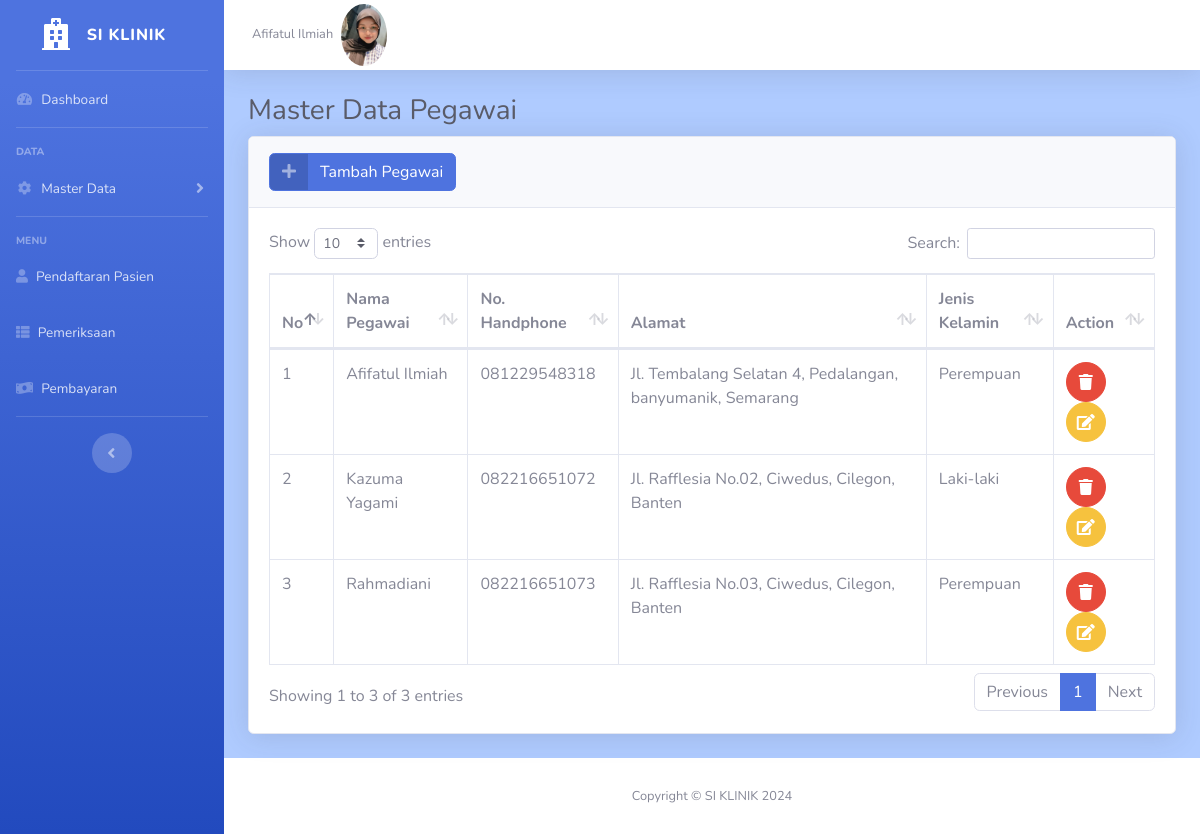
/pegawai/index.php (signed in), run on the app's committed database.
### tables this page shows
CREATE TABLE `user` (
  `id` int(11) NOT NULL,
  `id_pegawai` int(11) NOT NULL,
  `username` varchar(255) NOT NULL,
  `password` varchar(255) NOT NULL,
  `level` varchar(255) NOT NULL
);

CREATE TABLE `pegawai` (
  `id` int(11) NOT NULL,
  `nama_pegawai` varchar(255) NOT NULL,
  `nohp` varchar(12) NOT NULL,
  `alamat` varchar(255) NOT NULL,
  `jk` varchar(255) NOT NULL
);

### pegawai/function.php (called while the page is built, shortened)
<?php
require "../koneksi.php";
function select($query)
{
    global $conn;
    $sql = mysqli_query($conn, $query);
    $pegawais = [];
    while ($pegawai = mysqli_fetch_assoc($sql)) {
        $pegawais[] = $pegawai;
    }
    return $pegawais;
}

### pegawai/index.php (the view, shortened to what this page needs)
<?php
require "function.php";
$pegawai = $_SESSION["id_pegawai"];
$user = mysqli_query($conn, "SELECT * FROM user A LEFT JOIN pegawai B ON B.id = A.id_pegawai WHERE A.id_pegawai = '$pegawai'");
$user = mysqli_fetch_assoc($user);
$query = "SELECT * FROM pegawai";
$pegawais = select($query);
?>
<!DOCTYPE html>
<html lang="en">
<head>
    <link href="../assets/vendor/fontawesome-free/css/all.min.css" rel="stylesheet" type="text/css">
    <link href="../assets/css/sb-admin-2.min.css" rel="stylesheet">
    <link href="../assets/vendor/datatables/dataTables.bootstrap4.min.css" rel="stylesheet">
</head>
<body id="page-top">
    <div id="wrapper">
        <ul class="navbar-nav bg-gradient-primary sidebar sidebar-dark accordion" id="accordionSidebar">
            <a class="sidebar-brand d-flex align-items-center justify-content-center" href="../index.php">
                <div class="sidebar-brand-icon">
                    <i class="fas fa-hospital"></i>
                </div>
                <div class="sidebar-brand-text mx-3">SI KLINIK</div>
            </a>
            <hr class="sidebar-divider my-0">
            <li class="nav-item">
                <a class="nav-link" href="../index.php">
                    <i class="fas fa-fw fa-tachometer-alt"></i>
                    <span>Dashboard</span></a>
            </li>
            <hr class="sidebar-divider">
            <div class="sidebar-heading">
                Data
            </div>
            <li class="nav-item">
                <a class="nav-link collapsed" href="#" data-toggle="collapse" data-target="#collapseTwo" aria-expanded="true" aria-controls="collapseTwo">
                    <i class="fas fa-fw fa-cog"></i>
                    <span>Master Data</span>
                </a>
            </li>
            <hr class="sidebar-divider">
            <div class="sidebar-heading">
                Menu
            </div>
            <li class="nav-item">
                <a class="nav-link" href="../pendaftaran/index.php">
                    <i class="fas fa-user"></i>
                    <span>Pendaftaran Pasien</span>
                </a>
            </li>
            <li class="nav-item">
                <a class="nav-link" href="../pemeriksaan/index.php">
                    <i class="fas fa-th-list"></i>
                    <span>Pemeriksaan</span>
                </a>
            </li>
            <li class="nav-item">
                <a class="nav-link" href="../pembayaran/index.php">
                    <i class="fas fa-money-bill-wave"></i>
                    <span>Pembayaran</span>
                </a>
            </li>
            <hr class="sidebar-divider d-none d-md-block">
            <div class="text-center d-none d-md-inline">
                <button class="rounded-circle border-0" id="sidebarToggle"></button>
            </div>
        </ul>
        <div id="content-wrapper" class="d-flex flex-column" style="background-color: #afcbff">
            <div id="content">
                <nav class="navbar navbar-expand navbar-light bg-white topbar mb-4 static-top shadow">
                    <ul class="navbar-nav ml-auto">
                        <li class="nav-item dropdown no-arrow">
                            <a class="nav-link dropdown-toggle" href="#" id="userDropdown" role="button" data-toggle="dropdown" aria-haspopup="true" aria-expanded="false">
                                <span class="mr-2 d-none d-lg-inline text-gray-600 small"><?= $user["nama_pegawai"]; ?></span>
                                <img class="img-profile rounded-circle" src="../assets/img/profil-admin.jpg" style="width: 5%; height: auto; border-radius: 50%;">
                            </a>
                        </li>
                    </ul>
                </nav>
                <div class="container-fluid">
                    <h1 class="h3 mb-2 text-gray-800">Master Data Pegawai</h1>
                    <div class="card shadow mb-4">
                        <div class="card-header py-3">
                            <a href="../pegawai/add.php" class="btn btn-primary btn-icon-split">
                                <span class="icon text-white-50">
                                    <i class="fas fa-plus"></i>
                                </span>
                                <span class="text">Tambah Pegawai</span>
                            </a>
                        </div>
                        <div class="card-body">
                            <div class="table-responsive">
                                <table class="table table-bordered" id="dataTable" width="100%" cellspacing="0">
                                    <thead>
                                        <tr>
                                            <th>No</th>
                                            <th>Nama Pegawai</th>
                                            <th>No. Handphone</th>
                                            <th>Alamat</th>
                                            <th>Jenis Kelamin</th>
                                            <th>Action</th>
                                        </tr>
                                    </thead>
                                    <tbody>
                                        <?php $i = 1 ?>
                                        <?php foreach ($pegawais as $row) : ?>
                                            <tr>
                                                <td><?= $i++; ?></td>
                                                <td><?= $row['nama_pegawai']; ?></td>
                                                <td><?= $row['nohp']; ?></td>
                                                <td><?= $row['alamat']; ?></td>
                                                <td>
                                                    <?php if ($row["jk"] === "L") : ?>
                                                        Laki-laki
                                                    <?php else : ?>
                                                        Perempuan
                                                    <?php endif; ?>
                                                </td>
                                                <td>
                                                    <a href="#" class="btn btn-danger btn-circle" data-toggle="modal" data-target="#hapusModal<?= $row["id"]; ?>">
                                                        <i class="fas fa-trash"></i>
                                                    </a>
                                                    <a href="../pegawai/edit.php?id=<?= $row["id"]; ?>" class="btn btn-warning btn-circle">
                                                        <i class="fas fa-edit"></i>
                                                    </a>
                                                </td>
                                            </tr>
                                        <?php endforeach; ?>
                                    </tbody>
                                </table>
                            </div>
                        </div>
                    </div>
                </div>
            </div>
            <footer class="sticky-footer bg-white">
                <div class="container my-auto">
                    <div class="copyright text-center my-auto">
                        <span>Copyright &copy; SI KLINIK <?= date("Y") ?></span>
                    </div>
                </div>
            </footer>
        </div>
    </div>
</body>
</html>

### data on the page
user: id_pegawai.nama_pegawai "Afifatul Ilmiah"
pegawai: nama_pegawai "Afifatul Ilmiah", nohp "081229548318", alamat "Jl. Tembalang Selatan 4, Pedalangan, banyumanik, Semarang", jk "Perempuan"
pegawai: nama_pegawai "Kazuma Yagami", nohp "082216651072", alamat "Jl. Rafflesia No.02, Ciwedus, Cilegon, Banten", jk "Laki-laki"
pegawai: nama_pegawai "Rahmadiani", nohp "082216651073", alamat "Jl. Rafflesia No.03, Ciwedus, Cilegon, Banten", jk "Perempuan"
